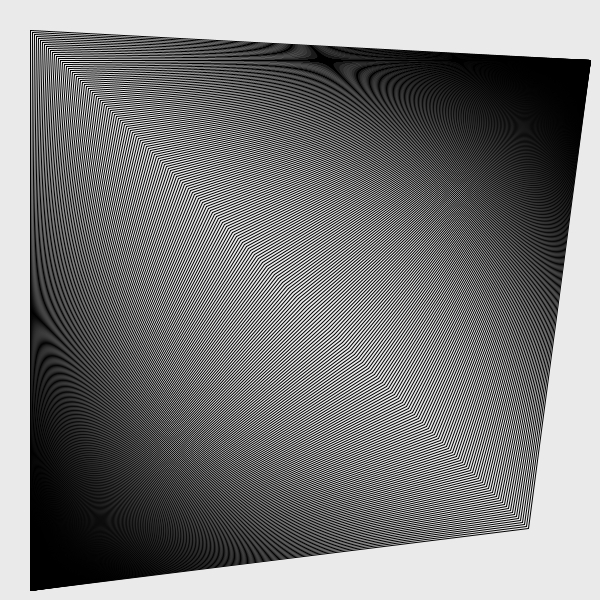
Frame 1 (no input)
Frame 60 (the mouse pressed at the canvas centre just before this capture): identical to frame 1, image omitted
Frame 120 (the mouse held since frame 60 and released just before this capture): identical to frame 1, image omitted

The Processing sketch that drew this single still picture (run headless with seeded random() and noise(); from frame 60 on, the mouse is pressed at the canvas centre):

// Processing sketch: processing_32830
// ── processing_32830.pde

int x = 30;
int y = 30;

int x2 = 30;
int y2 = 30;

int x3 = 30;
int y3 = 590;


int count = 0;

void setup() {
  
  size(600,600);
  background (234);
  
  smooth();
  fill(0,90,212,2);
  rectMode(CENTER);
  frameRate(10);
  
}

void draw() 


{
 while (count<250){
   
   
  smooth();
  line(x,y,590,60);
  
  /*line(20,20,5,495);*/
  line(x2,y2,30,590);
  
  
  /*line(10,10, 20,580);*/
  line(30,30, x3,y3);
  
  
  
  /*line(10,10, 20,580);*/
  line(30,30, x3,y3);
  
  
  x= x + 2;
  y= y + 2;
  
  x2= x2 + 2;
  y2= y2 + 2;
  
   count++;

 }
 
}
